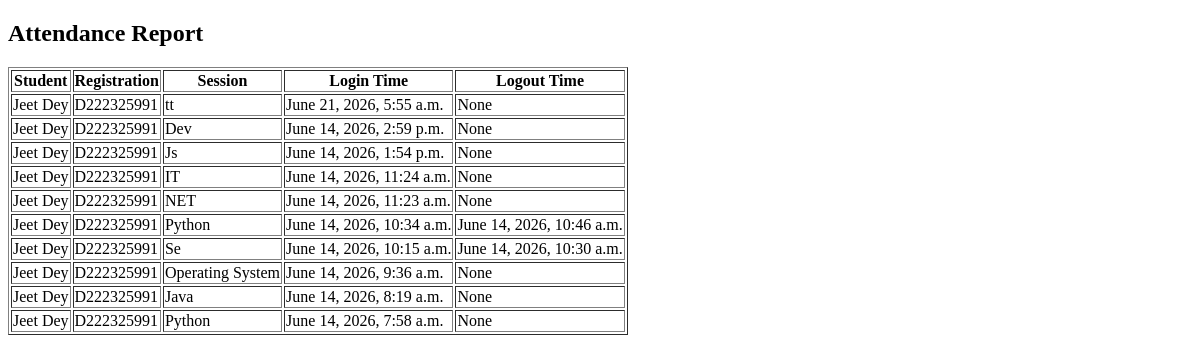
The page /attendance/ on the database as committed earlier.
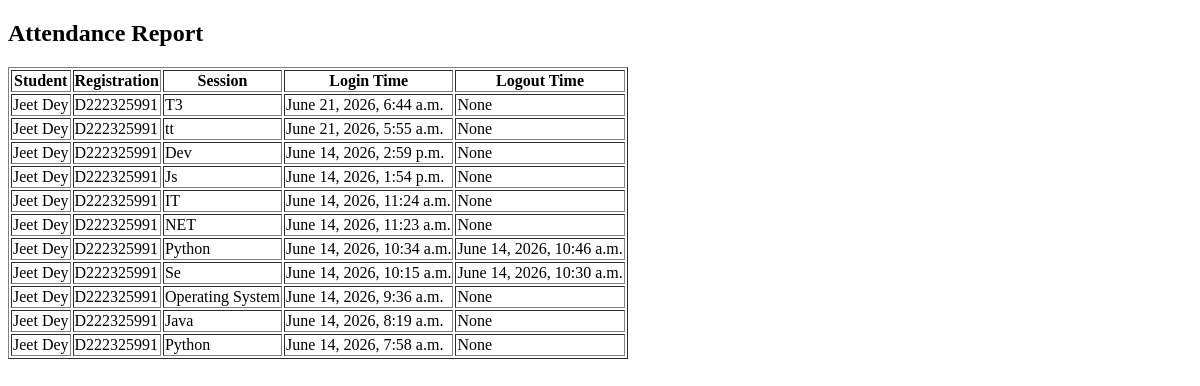
The same page on the database as committed later.
### monitoring/models.py (models this page shows, shortened)
class LoginRecord(models.Model):
    student = models.ForeignKey(Student, on_delete=models.CASCADE)
    session = models.ForeignKey(
        Session,
        on_delete=models.CASCADE,
        null=True,
        blank=True
    )
    pc_name = models.CharField(max_length=50)
    ip_address = models.CharField(max_length=20)
    login_time = models.DateTimeField(auto_now_add=True)
    logout_time = models.DateTimeField(
        null=True,
        blank=True
    )

class Student(models.Model):
    registration_number = models.CharField(max_length=30, unique=True)
    name = models.CharField(max_length=100)
    department = models.CharField(max_length=100)
    semester = models.IntegerField()

class Session(models.Model):
    title = models.CharField(max_length=100)
    code = models.CharField(max_length=20, unique=True)
    start_time = models.DateTimeField(auto_now_add=True)
    duration = models.IntegerField()
    active = models.BooleanField(default=True)

### monitoring/views.py (the view)
# urls.py: path('attendance/', views.attendance_report),
def attendance_report(request):
    records = LoginRecord.objects.select_related(
        "student",
        "session"
    ).order_by("-login_time")
    return render(
        request,
        "attendance.html",
        {
            "records": records
        }
    )

### monitoring/templates/attendance.html (shortened to what this page needs)
<!DOCTYPE html>
<html>
<head>
</head>
<body>
<h2>Attendance Report</h2>
<table border="1">
<tr>
<th>Student</th>
<th>Registration</th>
<th>Session</th>
<th>Login Time</th>
<th>Logout Time</th>
</tr>
{% for r in records %}
<tr>
<td>{{ r.student.name }}</td>
<td>{{ r.student.registration_number }}</td>
<td>{{ r.session.title }}</td>
<td>{{ r.login_time }}</td>
<td>{{ r.logout_time }}</td>
</tr>
{% endfor %}
</table>
</body>
</html>

Rows that differ between the two databases and show on the page:
added LoginRecord: student.name "Jeet Dey", student.registration_number "D222325991", session "T3", login_time "June 21, 2026, 6:44 a.m.", logout_time "None"
